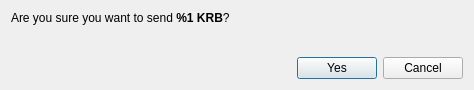
<?xml version="1.0" encoding="UTF-8"?>
<ui version="4.0">
 <class>ConfirmSendDialog</class>
 <widget class="QDialog" name="ConfirmSendDialog">
  <property name="windowModality">
   <enum>Qt::ApplicationModal</enum>
  </property>
  <property name="geometry">
   <rect>
    <x>0</x>
    <y>0</y>
    <width>474</width>
    <height>90</height>
   </rect>
  </property>
  <property name="windowTitle">
   <string>Confirm sending %1 KRB</string>
  </property>
  <layout class="QVBoxLayout" name="verticalLayout">
   <item>
    <layout class="QVBoxLayout" name="verticalLayout_2">
     <item>
      <widget class="QLabel" name="m_confirmLabel">
       <property name="text">
        <string>&lt;html&gt;&lt;head/&gt;&lt;body&gt;&lt;p&gt;Are you sure you want to send &lt;strong&gt;%1 KRB&lt;/strong&gt;?&lt;/p&gt;&lt;/body&gt;&lt;/html&gt;</string>
       </property>
       <property name="textFormat">
        <enum>Qt::RichText</enum>
       </property>
      </widget>
     </item>
     <item>
      <widget class="QLabel" name="m_paymentIdLabel">
       <property name="text">
        <string/>
       </property>
       <property name="textFormat">
        <enum>Qt::RichText</enum>
       </property>
      </widget>
     </item>
    </layout>
   </item>
   <item>
    <spacer name="verticalSpacer">
     <property name="orientation">
      <enum>Qt::Vertical</enum>
     </property>
     <property name="sizeHint" stdset="0">
      <size>
       <width>20</width>
       <height>40</height>
      </size>
     </property>
    </spacer>
   </item>
   <item>
    <layout class="QHBoxLayout" name="horizontalLayout_2">
     <item>
      <spacer name="horizontalSpacer">
       <property name="orientation">
        <enum>Qt::Horizontal</enum>
       </property>
       <property name="sizeHint" stdset="0">
        <size>
         <width>40</width>
         <height>20</height>
        </size>
       </property>
      </spacer>
     </item>
     <item>
      <widget class="QPushButton" name="m_okButton">
       <property name="text">
        <string>Yes</string>
       </property>
       <property name="icon">
        <iconset resource="../../resources.qrc">
         <normaloff>:/icons/transaction</normaloff>:/icons/transaction</iconset>
       </property>
      </widget>
     </item>
     <item>
      <widget class="QPushButton" name="m_cancelButton">
       <property name="text">
        <string>Cancel</string>
       </property>
       <property name="icon">
        <iconset resource="../../resources.qrc">
         <normaloff>:/icons/cancel</normaloff>:/icons/cancel</iconset>
       </property>
      </widget>
     </item>
    </layout>
   </item>
  </layout>
 </widget>
 <resources>
  <include location="../../resources.qrc"/>
 </resources>
 <connections>
  <connection>
   <sender>m_okButton</sender>
   <signal>clicked()</signal>
   <receiver>ConfirmSendDialog</receiver>
   <slot>accept()</slot>
   <hints>
    <hint type="sourcelabel">
     <x>500</x>
     <y>62</y>
    </hint>
    <hint type="destinationlabel">
     <x>276</x>
     <y>44</y>
    </hint>
   </hints>
  </connection>
  <connection>
   <sender>m_cancelButton</sender>
   <signal>clicked()</signal>
   <receiver>ConfirmSendDialog</receiver>
   <slot>reject()</slot>
   <hints>
    <hint type="sourcelabel">
     <x>417</x>
     <y>62</y>
    </hint>
    <hint type="destinationlabel">
     <x>276</x>
     <y>44</y>
    </hint>
   </hints>
  </connection>
 </connections>
</ui>
